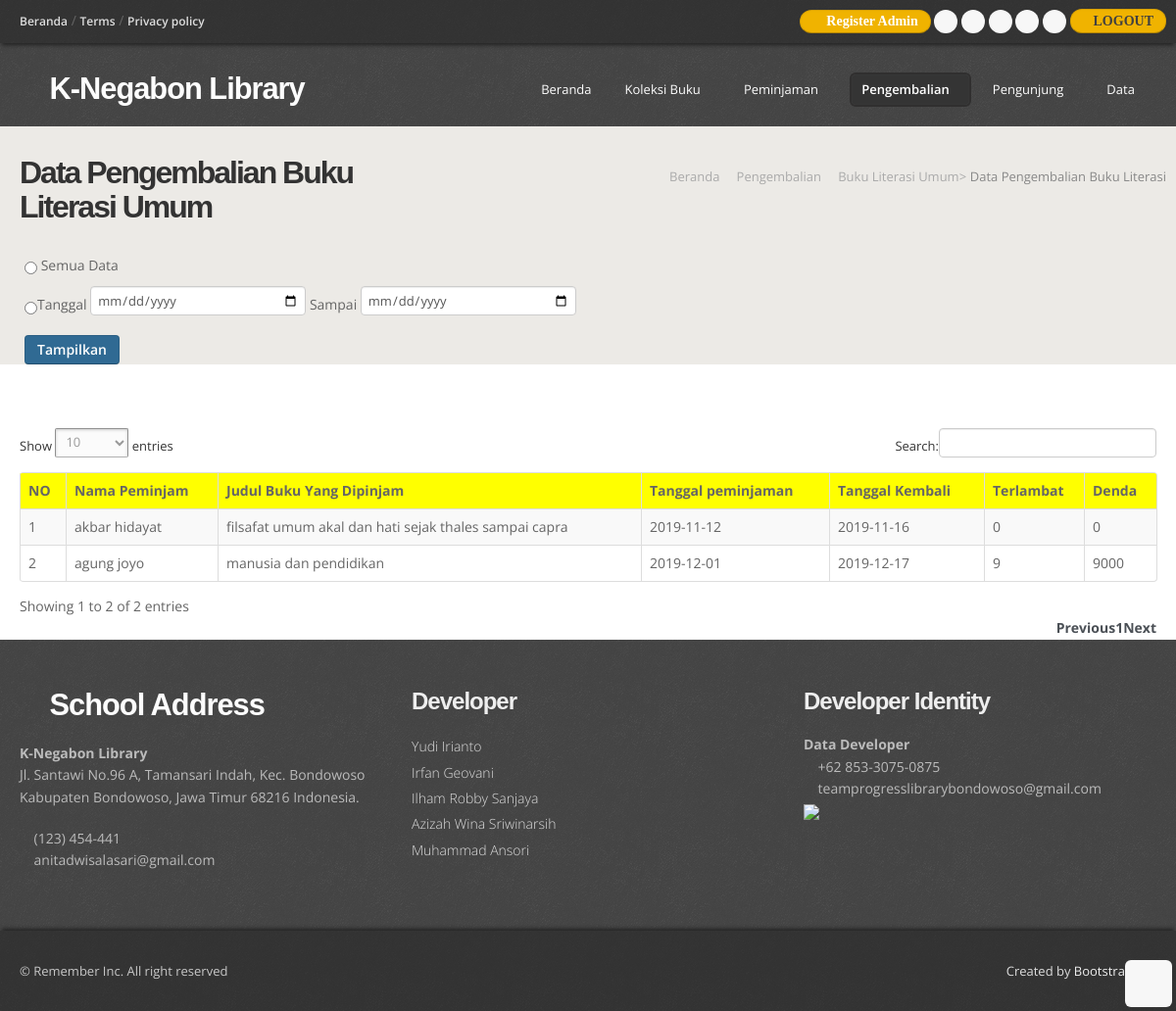
Page /admin/pengembalian_literasi_selesai.php (signed in) on the committed database.
### tables this page shows
CREATE TABLE `peminjaman_buku_literasi` (
  `id_pinjam_buku_literasi` int(5) NOT NULL,
  `kode_buku_literasi` varchar(7) NOT NULL,
  `nis` varchar(15) NOT NULL,
  `tanggal_peminjaman` varchar(20) NOT NULL,
  `tanggal_hrs_kembali` varchar(20) NOT NULL,
  `notifikasi` varchar(15) NOT NULL
);

CREATE TABLE `member_perpus` (
  `nis` varchar(15) NOT NULL,
  `nama_siswa` varchar(30) NOT NULL,
  `jurusan` varchar(40) NOT NULL,
  `no_telp` varchar(15) NOT NULL,
  `alamat` varchar(50) NOT NULL,
  `status` varchar(20) NOT NULL
);

CREATE TABLE `buku_literasi_umum` (
  `kode_buku_literasi` varchar(7) NOT NULL,
  `judul_buku_literasi` varchar(100) NOT NULL,
  `id_penerbit` int(5) NOT NULL,
  `tahun_terbit` year(4) NOT NULL,
  `id_rak` int(5) NOT NULL,
  `id_kategori` int(5) NOT NULL,
  `gambar_sampul` varchar(30) NOT NULL,
  `deskripsi_buku` varchar(250) NOT NULL
);

CREATE TABLE `pengembalian_buku_literasi` (
  `id_kembali_literasi` int(5) NOT NULL,
  `id_pinjam_buku_literasi` int(5) NOT NULL,
  `tanggal_pengembalian` date NOT NULL,
  `terlambat` int(5) NOT NULL,
  `denda` varchar(10) NOT NULL
);

### admin/functions.php (called while the page is built, shortened)
<?php
$conn = mysqli_connect("localhost", "root", "", "perpustakaan");
function query($query) {
    global $conn;
    $result = mysqli_query($conn, $query);
    $rows = [];
    while ($row = mysqli_fetch_assoc($result)){
        $rows[] = $row;
    }
    return $rows;
}
?>

### admin/pengembalian_literasi_selesai.php (the view, shortened to what this page needs)
<?php
require 'functions.php';
$data_pengembalian_literasi = query ("SELECT member_perpus.nama_siswa, buku_literasi_umum.judul_buku_literasi, peminjaman_buku_literasi.tanggal_peminjaman,
                                      pengembalian_buku_literasi.tanggal_pengembalian, pengembalian_buku_literasi.terlambat, pengembalian_buku_literasi.denda
                                      FROM peminjaman_buku_literasi
                                      LEFT JOIN member_perpus ON member_perpus.nis = peminjaman_buku_literasi.nis
                                      LEFT JOIN buku_literasi_umum ON buku_literasi_umum.kode_buku_literasi = peminjaman_buku_literasi.kode_buku_literasi
                                      LEFT JOIN pengembalian_buku_literasi ON pengembalian_buku_literasi.id_pinjam_buku_literasi = peminjaman_buku_literasi.id_pinjam_buku_literasi
                                      WHERE peminjaman_buku_literasi.notifikasi = 'kembali' ");
?>
<!DOCTYPE html>
<html lang="en">
<head>
  <link href="css/bootstrap.css" rel="stylesheet" />
  <link href="css/bootstrap-responsive.css" rel="stylesheet" />
  <link href="css/prettyPhoto.css" rel="stylesheet" />
  <link href="css/style.css" rel="stylesheet">
  <link href="js/dataTables/dataTables.bootstrap.css" rel="stylesheet">
  <link id="t-colors" href="color/default.css" rel="stylesheet" />
</head>
<body>
  <div id="wrapper">
    <header>
    <?php include 'tag_header.php';  ?>
      <div class="container">
        <div class="row nomargin">
          <div class="span4">
            <div class="logo">
              <h1><a href="index.html"><i class="icon-tint"></i> K-Negabon Library</a></h1>
            </div>
          </div>
          <div class="span8">
            <div class="navbar navbar-static-top">
              <div class="navigation">
                <nav>
                  <ul class="nav topnav">
                    <li><a href="index.php">Beranda</a></li>
                    <li class="dropdown">
                      <a href="#">Koleksi Buku<i class="icon-angle-down"></i></a>
                    </li>
                    <li class="dropdown">
                      <a href="#">Peminjaman<i class="icon-angle-down"></i></a>
                    </li>
                    <li class="dropdown active">
                      <a href="#">Pengembalian<i class="icon-angle-down"></i></a>
                    </li>
                    <li class="dropdown">
                      <a href="#">Pengunjung<i class="icon-angle-down"></i></a>
                    </li>
                    <li class="dropdown">
                      <a href="#">Data<i class="icon-angle-down"></i></a>
                    </li>
                  </ul>
                </nav>
              </div>
            </div>
          </div>
        </div>
      </div>
    </header>
    <section id="inner-headline">
      <div class="container">
        <div class="row">
          <div class="span4">
            <div class="inner-heading">
              <h2>Data Pengembalian Buku Literasi Umum</h2>
            </div>
          </div>
          <div class="span8">
            <ul class="breadcrumb">
              <li><a href="index.html">Beranda</a> <a class="icon-angle-right"></a></li>
              <li><a href="#">Pengembalian</a> <a class="icon-angle-right"></a></li>
              <li><a href="pengembalian_literasi.php">Buku Literasi Umum></a></li>
              <li class="active">Data Pengembalian Buku Literasi</li>
            </ul>
          </div>
        </div>
      </div>
      <form action="laporan_pengembalian_literasi.php" method="post">
      <ul width="50"><input required type="radio" name="cek" value="1" style="cursor: pointer;"> Semua Data</ul>
      <ul width="50"><input required type="radio" name="cek" value="2" style="cursor: pointer;">Tanggal
      <input type="date" name="tgl_awal" value="<?= date("Y/m/d") ?>" style="height: 20px;"> Sampai <span class="right"><input type="date" value="<?= date("Y/m/d") ?>" name="tgl_akhir" style="height: 20px;"></span>
      </ul>
      <ul class="text-left"><input type="submit" name="tampilkan" class="btn btn-primary" value="Tampilkan"></ul>
    </form>
    </section>
    <br>
      <br>
      <div class="container-fluid">
      <div class="content">
      <div class="box">
        <div class="offside-3 col-lg-7">
          <form action="" method="post">
            <div class="table-responsive">
              <table class="table table-striped table-bordered table-hover " id="tabel">
                <thead>
                  <tr bgcolor='yellow' align='center'>
                      <th>NO</th>
                      <th>Nama Peminjam</th>
                      <th>Judul Buku Yang Dipinjam</th>
                      <th>Tanggal peminjaman</th>
                      <th>Tanggal Kembali</th>
                      <th>Terlambat</th>
                      <th>Denda</th>
                  </tr>
                </thead>
                <tbody>
                    <?php
                        $i = 1;
                        foreach( $data_pengembalian_literasi as $row) :
                    ?>
                  <tr>
                      <td><?=$i; ?></td>
                      <td><?php echo $row["nama_siswa"];?></td>
                      <td><?php echo $row["judul_buku_literasi"];?></td>
                      <td><?php echo $row["tanggal_peminjaman"];?></td>
                      <td><?php echo $row["tanggal_pengembalian"];?></td>
                      <td><?php echo $row["terlambat"];?></td>
                      <td><?php echo $row["denda"];?></td>
                  </tr>
                      <?php
                      $i++;
                      endforeach;
                      ?>
                </tbody>
              </table>
            </div>
          </form>
        </div>
      </div>
    </div>
  </div>
    <footer>
    <?php include 'footer_admin.php';  ?>
    </footer>
  </div>
  <a href="#" class="scrollup"><i class="icon-angle-up icon-rounded icon-bglight icon-2x"></i></a>
</body>
</html>

### admin/css/style.css (style rules this page uses)
body { font-family:'Open Sans', Arial, sans-serif; font-size:14px; font-weight:400; line-height:1.6em; color:#656565; }
a { color:#4b5056; }
.bold { font-weight:900; }
.container { padding:0 20px 0 20px; position:relative; }
.row { margin-bottom:30px; }
.row.nomargin { margin-bottom:0; }
header { background: url(../img/header-pattern-150.png) repeat; margin:0; padding:0 0 20px; position:relative; z-index:2000; }
header .logo { float:left; }
header .logo h1 { color:#fdfdfd; letter-spacing:-1px; font-size:2.2em; font-weight:900; margin:0; }
header .logo h1 a { color:#fdfdfd; }
header .navigation { float:right; }
header ul.nav li { border:none; margin:0; }
header ul.nav li a { border:none; font-weight:400; }
.navbar .nav > li > a { font-size:13px; color: #fdfdfd; text-shadow: none; }
header ul.nav li a i { color:#fff; }
.navbar .nav > .active > a,.navbar .nav > .active > a:hover { font-weight:600; }
ul.nav li.dropdown a { z-index:1000; display:block; }
.box { width:100%; }
#inner-headline { background:#eceae6; position:relative; margin:0; padding:0; }
#inner-headline .inner-heading h2 { color:#333; margin:30px 0 0 0; font-size:32px; letter-spacing:-2px; }
#inner-headline ul.breadcrumb { margin:30px 0 0; float:right; background:none; }
#inner-headline ul.breadcrumb li { margin-bottom:0; padding-bottom:0; }
#inner-headline ul.breadcrumb li { font-size:13px; color:#888; text-shadow:none; }
#inner-headline ul.breadcrumb li a { color:#aaa; text-decoration:none; }
footer { padding:50px 0 0 0; color:#bbb; background: url(../img/header-pattern-150.png) repeat; }
.scrollup { position:fixed; width:32px; height:32px; bottom:20px; right:20px; }
a.scrollup { outline:0; text-decoration:none; }
a i.icon-bglight, a i.icon-bgdark { display: inline-block; }
[class^="icon-"], [class*=" icon-"] { color:#404040; }

### admin/color/default.css (style rules this page uses)
.logo h1 [class^="icon-"] { color:#8fc04e; }

### admin/css/shortcodes.css (style rules this page uses)
i.icon-bglight { color: #444; background: #f7f7f7; }
.icon-rounded { display: inline-block; border-radius: 6px !important; -moz-border-radius: 6px !important; -webkit-border-radius: 6px !important; -o-border-radius: 6px !important; -ms-border-radius: 6px !important; text-align: center; width: 24px !important; height: 24px !important; line-height: 24px !important; }
.icon-rounded.icon-2x { width: 48px !important; height: 48px !important; line-height: 48px !important; }

### rows in the picture
peminjaman_buku_literasi: nis.nama_siswa "akbar hidayat", kode_buku_literasi.judul_buku_literasi "filsafat umum akal dan hati sejak thales sampai capra", tanggal_peminjaman "2019-11-12", pengembalian_buku_literasi.tanggal_pengembalian "2019-11-16", pengembalian_buku_literasi.terlambat "0", pengembalian_buku_literasi.denda "0"
peminjaman_buku_literasi: nis.nama_siswa "agung joyo", kode_buku_literasi.judul_buku_literasi "manusia dan pendidikan", tanggal_peminjaman "2019-12-01", pengembalian_buku_literasi.tanggal_pengembalian "2019-12-17", pengembalian_buku_literasi.terlambat "9", pengembalian_buku_literasi.denda "9000"
